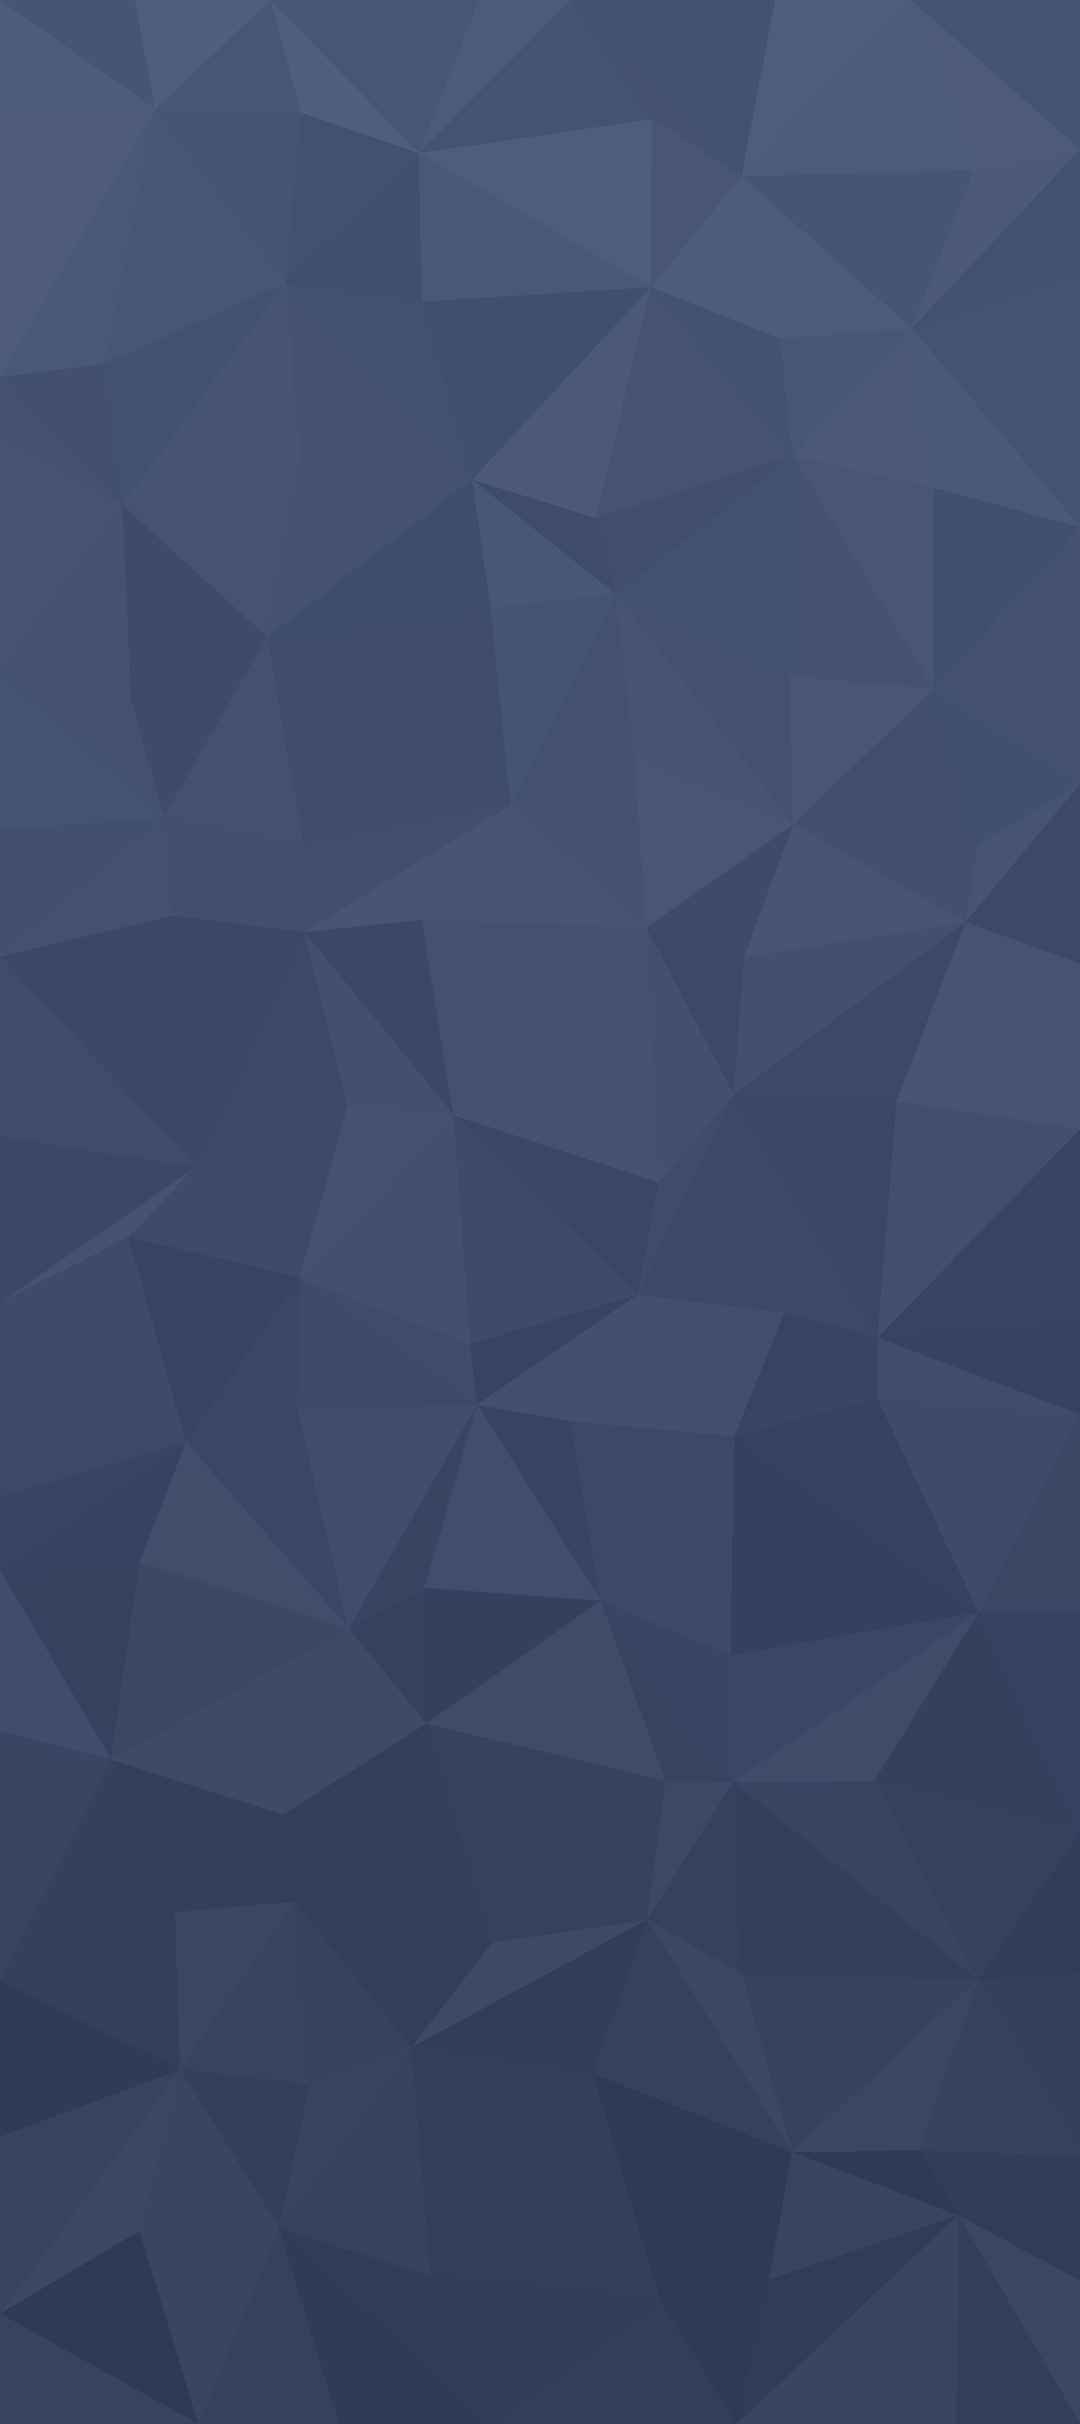

The script that saved this image:
"""The wallpaper of the store screenshots (store/wallpaper.png): a low-poly pattern in muted slate
blue, low in contrast and about as light at the top as at the bottom. Usage: python3 store/wallpaper.py store
"""
import sys, random
from PIL import Image, ImageDraw, ImageFilter
out=sys.argv[1]
W,H=1080,2424; SS=2
def finish(img, name):
    img=img.resize((W,H), Image.LANCZOS)
    img.save(f"{out}/{name}.png")
def mix(a,b,t): return tuple(int(a[i]+(b[i]-a[i])*t) for i in range(3))

# A: low-poly triangles, muted slate blue
random.seed(7)
img=Image.new("RGB",(W*SS,H*SS)); d=ImageDraw.Draw(img)
cols,rows=7,15
pts=[[((x+ (random.uniform(-.35,.35) if 0<x<cols else 0))*W*SS/cols, (y+(random.uniform(-.35,.35) if 0<y<rows else 0))*H*SS/rows) for x in range(cols+1)] for y in range(rows+1)]
top,bottom=(74,88,122),(52,63,92)
for y in range(rows):
    for x in range(cols):
        a,b,c,e=pts[y][x],pts[y][x+1],pts[y+1][x],pts[y+1][x+1]
        for tri in ((a,b,e),(a,e,c)) if (x+y)%2==0 else ((a,b,c),(b,e,c)):
            cy=sum(p[1] for p in tri)/3/(H*SS)
            base=mix(top,bottom,cy); j=random.uniform(-7,7)
            d.polygon(tri, fill=tuple(max(0,min(255,int(v+j))) for v in base))
finish(img,"wallpaper")
